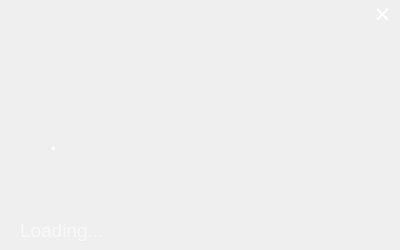
<?xml version="1.0" encoding="UTF-8"?>
<ui version="4.0">
 <class>LoadUI</class>
 <widget class="QDialog" name="LoadUI">
  <property name="geometry">
   <rect>
    <x>0</x>
    <y>0</y>
    <width>400</width>
    <height>250</height>
   </rect>
  </property>
  <property name="mouseTracking">
   <bool>true</bool>
  </property>
  <property name="windowTitle">
   <string>Dialog</string>
  </property>
  <property name="styleSheet">
   <string notr="true">background-image: url(:/assets/Loading.png);</string>
  </property>
  <widget class="QLabel" name="statusBar">
   <property name="enabled">
    <bool>true</bool>
   </property>
   <property name="geometry">
    <rect>
     <x>20</x>
     <y>220</y>
     <width>351</width>
     <height>21</height>
    </rect>
   </property>
   <property name="palette">
    <palette>
     <active>
      <colorrole role="WindowText">
       <brush brushstyle="SolidPattern">
        <color alpha="150">
         <red>255</red>
         <green>255</green>
         <blue>255</blue>
        </color>
       </brush>
      </colorrole>
      <colorrole role="Button">
       <brush brushstyle="SolidPattern">
        <color alpha="0">
         <red>0</red>
         <green>0</green>
         <blue>0</blue>
        </color>
       </brush>
      </colorrole>
      <colorrole role="Text">
       <brush brushstyle="SolidPattern">
        <color alpha="150">
         <red>255</red>
         <green>255</green>
         <blue>255</blue>
        </color>
       </brush>
      </colorrole>
      <colorrole role="ButtonText">
       <brush brushstyle="SolidPattern">
        <color alpha="150">
         <red>255</red>
         <green>255</green>
         <blue>255</blue>
        </color>
       </brush>
      </colorrole>
      <colorrole role="Base">
       <brush brushstyle="SolidPattern">
        <color alpha="0">
         <red>0</red>
         <green>0</green>
         <blue>0</blue>
        </color>
       </brush>
      </colorrole>
      <colorrole role="Window">
       <brush brushstyle="SolidPattern">
        <color alpha="0">
         <red>0</red>
         <green>0</green>
         <blue>0</blue>
        </color>
       </brush>
      </colorrole>
     </active>
     <inactive>
      <colorrole role="WindowText">
       <brush brushstyle="SolidPattern">
        <color alpha="150">
         <red>255</red>
         <green>255</green>
         <blue>255</blue>
        </color>
       </brush>
      </colorrole>
      <colorrole role="Button">
       <brush brushstyle="SolidPattern">
        <color alpha="0">
         <red>0</red>
         <green>0</green>
         <blue>0</blue>
        </color>
       </brush>
      </colorrole>
      <colorrole role="Text">
       <brush brushstyle="SolidPattern">
        <color alpha="150">
         <red>255</red>
         <green>255</green>
         <blue>255</blue>
        </color>
       </brush>
      </colorrole>
      <colorrole role="ButtonText">
       <brush brushstyle="SolidPattern">
        <color alpha="150">
         <red>255</red>
         <green>255</green>
         <blue>255</blue>
        </color>
       </brush>
      </colorrole>
      <colorrole role="Base">
       <brush brushstyle="SolidPattern">
        <color alpha="0">
         <red>0</red>
         <green>0</green>
         <blue>0</blue>
        </color>
       </brush>
      </colorrole>
      <colorrole role="Window">
       <brush brushstyle="SolidPattern">
        <color alpha="0">
         <red>0</red>
         <green>0</green>
         <blue>0</blue>
        </color>
       </brush>
      </colorrole>
     </inactive>
     <disabled>
      <colorrole role="WindowText">
       <brush brushstyle="SolidPattern">
        <color alpha="150">
         <red>255</red>
         <green>255</green>
         <blue>255</blue>
        </color>
       </brush>
      </colorrole>
      <colorrole role="Button">
       <brush brushstyle="SolidPattern">
        <color alpha="0">
         <red>0</red>
         <green>0</green>
         <blue>0</blue>
        </color>
       </brush>
      </colorrole>
      <colorrole role="Text">
       <brush brushstyle="SolidPattern">
        <color alpha="150">
         <red>255</red>
         <green>255</green>
         <blue>255</blue>
        </color>
       </brush>
      </colorrole>
      <colorrole role="ButtonText">
       <brush brushstyle="SolidPattern">
        <color alpha="150">
         <red>255</red>
         <green>255</green>
         <blue>255</blue>
        </color>
       </brush>
      </colorrole>
      <colorrole role="Base">
       <brush brushstyle="SolidPattern">
        <color alpha="0">
         <red>0</red>
         <green>0</green>
         <blue>0</blue>
        </color>
       </brush>
      </colorrole>
      <colorrole role="Window">
       <brush brushstyle="SolidPattern">
        <color alpha="0">
         <red>0</red>
         <green>0</green>
         <blue>0</blue>
        </color>
       </brush>
      </colorrole>
     </disabled>
    </palette>
   </property>
   <property name="font">
    <font>
     <family>Segoe UI</family>
     <pointsize>14</pointsize>
     <weight>50</weight>
     <bold>false</bold>
    </font>
   </property>
   <property name="autoFillBackground">
    <bool>false</bool>
   </property>
   <property name="styleSheet">
    <string notr="true">background: transparent;
color: rgb(255, 255, 255, 150);</string>
   </property>
   <property name="text">
    <string>Loading...</string>
   </property>
  </widget>
  <widget class="QLabel" name="dot1">
   <property name="geometry">
    <rect>
     <x>50</x>
     <y>140</y>
     <width>16</width>
     <height>16</height>
    </rect>
   </property>
   <property name="font">
    <font>
     <family>微软雅黑</family>
     <pointsize>18</pointsize>
    </font>
   </property>
   <property name="styleSheet">
    <string notr="true">color: rgb(255, 255, 255);
background: transparent;</string>
   </property>
   <property name="text">
    <string>·</string>
   </property>
  </widget>
  <widget class="QLabel" name="dot2">
   <property name="geometry">
    <rect>
     <x>50</x>
     <y>140</y>
     <width>16</width>
     <height>16</height>
    </rect>
   </property>
   <property name="font">
    <font>
     <family>微软雅黑</family>
     <pointsize>18</pointsize>
    </font>
   </property>
   <property name="styleSheet">
    <string notr="true">color: rgb(255, 255, 255);
background: transparent;</string>
   </property>
   <property name="text">
    <string>·</string>
   </property>
  </widget>
  <widget class="QLabel" name="dot3">
   <property name="geometry">
    <rect>
     <x>50</x>
     <y>140</y>
     <width>16</width>
     <height>16</height>
    </rect>
   </property>
   <property name="font">
    <font>
     <family>微软雅黑</family>
     <pointsize>18</pointsize>
    </font>
   </property>
   <property name="styleSheet">
    <string notr="true">color: rgb(255, 255, 255);
background: transparent;</string>
   </property>
   <property name="text">
    <string>·</string>
   </property>
  </widget>
  <widget class="QLabel" name="dot5">
   <property name="geometry">
    <rect>
     <x>50</x>
     <y>140</y>
     <width>16</width>
     <height>16</height>
    </rect>
   </property>
   <property name="font">
    <font>
     <family>微软雅黑</family>
     <pointsize>18</pointsize>
    </font>
   </property>
   <property name="styleSheet">
    <string notr="true">color: rgb(255, 255, 255);
background: transparent;</string>
   </property>
   <property name="text">
    <string>·</string>
   </property>
  </widget>
  <widget class="QLabel" name="dot4">
   <property name="geometry">
    <rect>
     <x>50</x>
     <y>140</y>
     <width>16</width>
     <height>16</height>
    </rect>
   </property>
   <property name="font">
    <font>
     <family>微软雅黑</family>
     <pointsize>18</pointsize>
    </font>
   </property>
   <property name="styleSheet">
    <string notr="true">color: rgb(255, 255, 255);
background: transparent;</string>
   </property>
   <property name="text">
    <string>·</string>
   </property>
  </widget>
  <widget class="QPushButton" name="close">
   <property name="geometry">
    <rect>
     <x>365</x>
     <y>0</y>
     <width>35</width>
     <height>27</height>
    </rect>
   </property>
   <property name="font">
    <font>
     <family>等线 Light</family>
     <pointsize>20</pointsize>
     <weight>50</weight>
     <bold>false</bold>
    </font>
   </property>
   <property name="styleSheet">
    <string notr="true">QPushButton{color:rgb(255,255,255);}
QPushButton:hover{color:rgb(204,204,204);}
QPushButton:pressed{color:rgb(204,204,204);}
QPushButton{border:none;background:transparent;}
</string>
   </property>
   <property name="text">
    <string>×</string>
   </property>
  </widget>
 </widget>
 <resources>
  <include location="handysearch.qrc"/>
 </resources>
 <connections/>
</ui>
